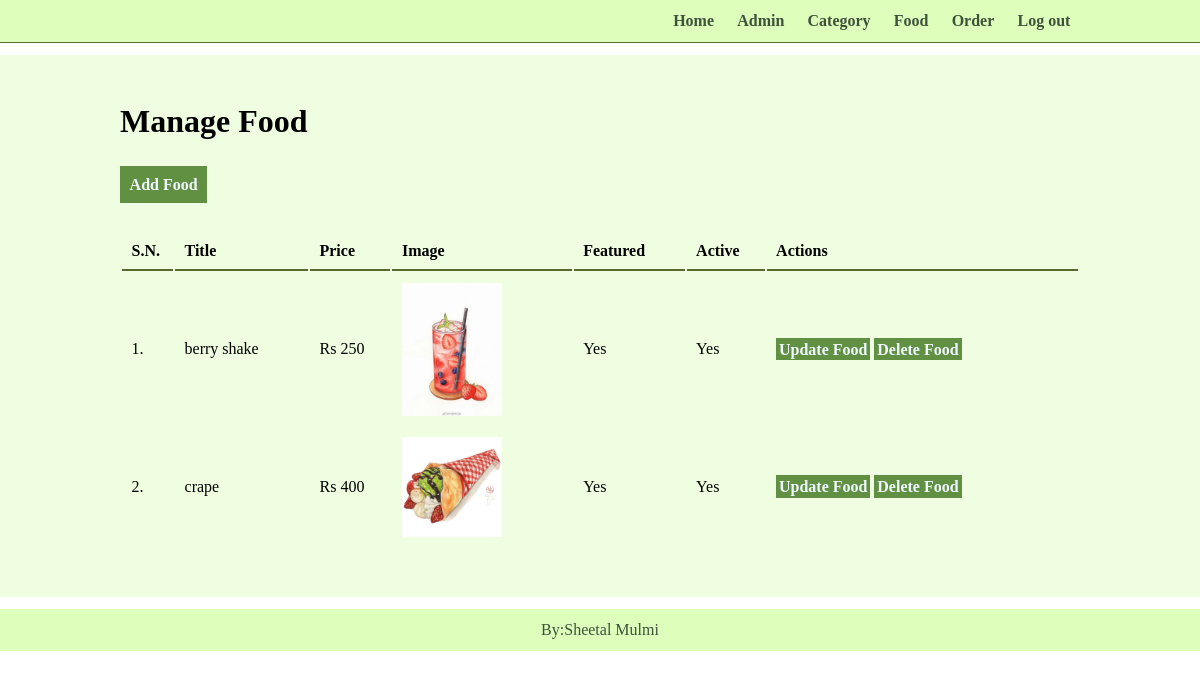
The page /admin/manage_food.php on the database its author committed.
### tables this page shows
CREATE TABLE `food` (
  `id` int(11) NOT NULL,
  `title` varchar(150) DEFAULT NULL,
  `price` varchar(100) DEFAULT NULL,
  `image_name` varchar(250) DEFAULT NULL,
  `caterory_id` int(11) DEFAULT NULL,
  `featured` varchar(10) DEFAULT NULL,
  `active` varchar(10) DEFAULT NULL
);

### admin/manage_food.php (the view)
<?php include('partials/menu.php'); ?>
<div class="main-content">
    <div class="wrapper">
        <h1>Manage Food</h1>
        <br /><br />
                <a href="../admin/add_food.php" class="sub-primary">Add Food</a>
                <br /><br /><br />
                <table class="tbl-full">
                    <tr>
                        <th>S.N.</th>
                        <th>Title</th>
                        <th>Price</th>
                        <th>Image</th>
                        <th>Featured</th>
                        <th>Active</th>
                        <th>Actions</th>
                    </tr>
                    <?php
                        $sql = "SELECT * FROM food";
                        $res = mysqli_query($connection, $sql);
                        $count = mysqli_num_rows($res);
                        $sn=1;
                        if($count>0)
                        {
                            while($row=mysqli_fetch_assoc($res))
                            {
                                $id = $row['id'];
                                $title = $row['title'];
                                $price = $row['price'];
                                $image_name = $row['image_name'];
                                $featured = $row['featured'];
                                $active = $row['active'];
                                ?>
                                <tr>
                                    <td><?php echo $sn++; ?>. </td>
                                    <td><?php echo $title; ?></td>
                                    <td>Rs <?php echo $price; ?></td>
                                    <td>
                                        <?php
                                            if($image_name=="")
                                            {
                                                echo "Image not Added.";
                                            }
                                            else
                                            {
                                                ?>
                                                <img src="../images/food/<?php echo $image_name; ?>"width="100px" >
                                                <?php
                                            }
                                        ?>
                                    </td>
                                    <td><?php echo $featured; ?></td>
                                    <td><?php echo $active; ?></td>
                                    <td>
                                        <a href="../admin/update_food.php?id=<?php echo $id; ?>" class="sub-primary">Update Food</a>
                                        <a href="../admin/delete_food.php?id=<?php echo $id; ?>&image_name=<?php echo $image_name; ?>" class="sub-primary">Delete Food</a>
                                    </td>
                                </tr>
                                <?php
                            }
                        }
                        else
                        {
                            echo "<tr> <td colspan='7' class='error'> Food not Added Yet. </td> </tr>";
                        }
                    ?>
                </table>
    </div>
</div>
<?php include('partials/footer.php'); ?>

### css/admin.css (style rules this page uses)
* { margin: 0 0; padding: 0 0; font-family: 'Times New Roman', Times, serif; }
.wrapper { padding: 1%; width: 80%; margin: 0 auto; }
a { color: rgb(64, 81, 59); }
.tbl-full { width: 100%; }
table tr th { border-bottom: 2px solid darkolivegreen; padding: 1%; text-align: left; }
table tr td { padding: 1%; }
.sub-primary { background-color: rgb(97, 144, 66); color: aliceblue; padding: 1%; text-decoration: none; font-weight: bold; }
.main-content { background-color: rgb(239, 254, 224); margin: 1% 0%; padding:3% 0; }

### rows shown on the page
food: title "berry shake", price "250", image_name (picture), featured "Yes", active "Yes"
food: title "crape", price "400", image_name (picture), featured "Yes", active "Yes"
